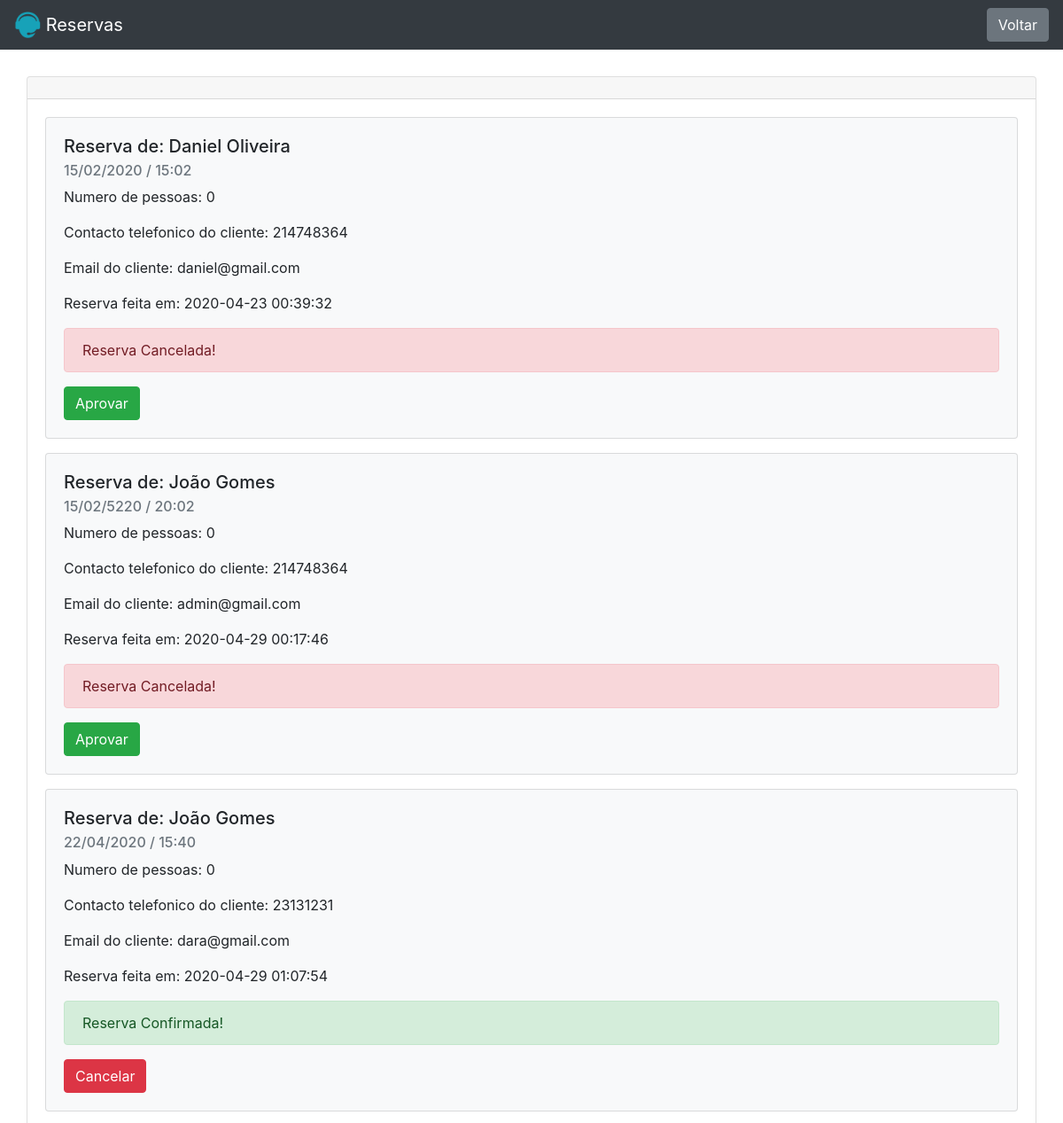
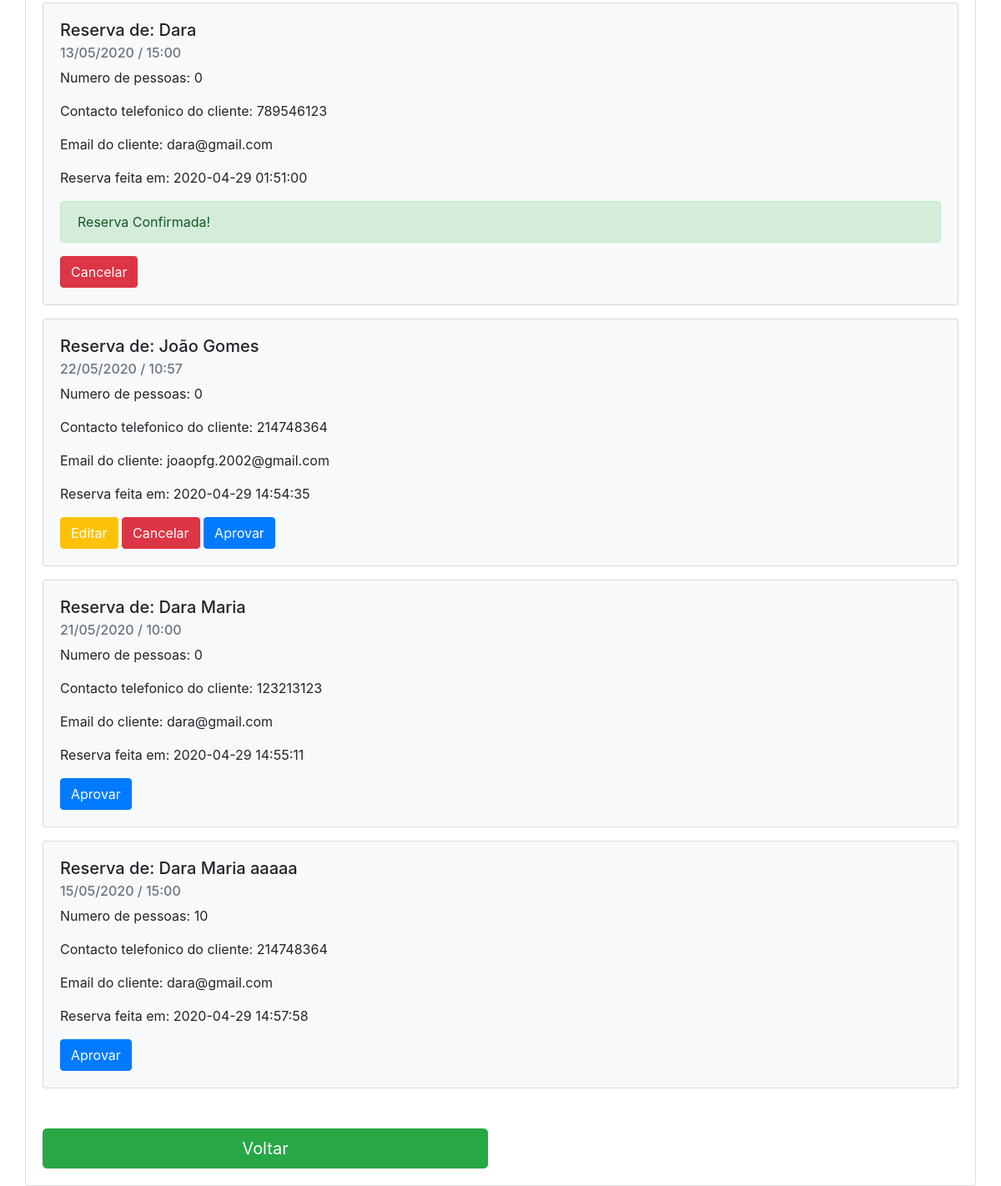
The page /reservar/consultar_reservas.php (signed in) on the database its author committed (2 pictures, top to bottom).
### tables this page shows
CREATE TABLE `reservas` (
  `id_reserva` int(11) NOT NULL,
  `id_client` int(11) NOT NULL,
  `client_name` varchar(50) NOT NULL,
  `number_pessoas` int(11) NOT NULL,
  `date_reserva` date NOT NULL,
  `time_reserva` time NOT NULL,
  `categoria` tinytext NOT NULL,
  `client_email` varchar(255) NOT NULL,
  `client_phone` varchar(9) NOT NULL,
  `observacoes` longtext NOT NULL,
  `created_at` timestamp NOT NULL DEFAULT current_timestamp(),
  `updated_at` timestamp NOT NULL DEFAULT current_timestamp() ON UPDATE current_timestamp(),
  `status` text NOT NULL DEFAULT 'pendente'
);

### includes/see_data_reservas.php (called while the page is built, shortened)
<?php
require 'db.inc.php';
if($_SESSION['userStatus'] == 'admin'){
    $sql = "SELECT id_reserva,id_client, client_name ,number_pessoas,DATE_FORMAT(date_reserva, '%d/%m/%Y') as date, DATE_FORMAT(time_reserva, '%H:%i') as time, categoria, client_email, client_phone, observacoes, created_at, updated_at, status FROM reservas";
    $result = mysqli_query( $conn, $sql);
}

### reservar/consultar_reservas.php (the view, shortened to what this page needs)
<html>
  <head>
    <link rel="stylesheet" href="https://maxcdn.bootstrapcdn.com/bootstrap/4.0.0/css/bootstrap.min.css">
  </head>
  <body>
  <?php include_once "navbar.php" ?>
  <?php include "../includes/see_data_reservas.php"?>
    <div class="container">
      <div class="row">
        <div class="card-consultar-chamado">
          <div class="card">
            <div class="card-header">
            </div>
            <div class="card-body">
                    <?php foreach($result as $row) : ?>
                      <div class="card mb-3 bg-light" >
                        <div class="card-body">
                          <h5 class="card-title">Reserva de: <?php echo $row['client_name']?></h5>
                          <h6 class="card-subtitle mb-2 text-muted"><?php echo $row['date']?> / <?php echo $row['time']?></h6>
                          <p class="card-text">Numero de pessoas: <?php echo $row['number_pessoas']?></p>
                          <p class="card-text">Contacto telefonico do cliente: <?php echo $row['client_phone']?></p>
                          <p class="card-text">Email do cliente: <?php echo $row['client_email']?></p>
                          <p class="card-text">Reserva feita em: <?php echo $row['created_at']?></p>
                          <?php if($row['id_client'] ==  $_SESSION['userId'] && $row['status'] == 'pendente'):?>
                          <a type="button" id="editar" class="btn btn-warning text-white card-link" href="editar_reserva.php?id=<?php echo $row['id_reserva'] ?>"> Editar</a>
                          <a type="button" id="delete-duvida-btn" name="delete-duvida-btn card-link" class="btn btn-danger text-white" href="../includes/delete_data_duvidas.php?delete=sim&id=<?php echo $row['id_reserva'] ?>">Cancelar</a>
                          <?php endif ?>
                          <?php if($_SESSION['userStatus'] ==  'admin' && $row['status'] == 'pendente'):?>
                            <a type="button" id="delete-duvida-btn" name="delete-duvida-btn card-link" class="btn btn-primary text-white" href="../includes/aprovar_reserva.php?aprovar=sim&id=<?php echo $row['id_reserva'] ?>">Aprovar</a>
                            <?php endif ?>
                            <?php if($row['status'] == 'cancelada'):?>
                            <div class="alert alert-danger" role="alert">
                             Reserva Cancelada!
                            </div>
                            <?php endif ?>
                            <?php if($row['status'] == 'aprovada'):?>
                            <div class="alert alert-success" role="alert">
                             Reserva Confirmada!
                            </div>
                            <?php endif ?>
                          <?php if($_SESSION['userStatus'] ==  'admin' && $row['status'] == 'aprovada'):?>
                            <a type="button" id="delete-duvida-btn" name="delete-duvida-btn card-link" class="btn btn-danger text-white" href="../includes/cancelar_reserva.php?cancelar=sim&id=<?php echo $row['id_reserva'] ?>">Cancelar</a>
                            <?php endif ?>
                            <?php if($_SESSION['userStatus'] ==  'admin' && $row['status'] == 'cancelada'):?>
                            <a type="button" id="delete-duvida-btn" name="delete-duvida-btn card-link" class="btn btn-success text-white" href="../includes/aprovar_reserva.php?aprovar=sim&id=<?php echo $row['id_reserva'] ?>">Aprovar</a>
                            <?php endif ?>
                        </div>
                      </div>
                      <?php endforeach ?>
              <div class="row mt-5">
                <div class="col-6">
                <a class="btn btn-lg btn-success btn-block" href="menu_reservas.php">Voltar</a>
                </div>
              </div>
            </div>
          </div>
        </div>
      </div>
    </div>
  </body>
</html>

### reservar/consultar_reservas.php (style rules this page uses)
.card-consultar-chamado { padding: 30px 0 0 0; width: 100%; margin: 0 auto; }

### rows shown on the page
reservas: client_name "Daniel Oliveira", date "15/02/2020", time "15:02", number_pessoas "0", client_phone "214748364", client_email "daniel@gmail.com", created_at "2020-04-23 00:39:32", status "Reserva Cancelada!"
reservas: client_name "João Gomes", date "15/02/5220", time "20:02", number_pessoas "0", client_phone "214748364", client_email "admin@gmail.com", created_at "2020-04-29 00:17:46", status "Reserva Cancelada!"
reservas: client_name "João Gomes", date "22/04/2020", time "15:40", number_pessoas "0", client_phone "23131231", client_email "dara@gmail.com", created_at "2020-04-29 01:07:54", status "Reserva Confirmada!"
reservas: client_name "Dara", date "13/05/2020", time "15:00", number_pessoas "0", client_phone "789546123", client_email "dara@gmail.com", created_at "2020-04-29 01:51:00", status "Reserva Confirmada!"
reservas: client_name "João Gomes", date "22/05/2020", time "10:57", number_pessoas "0", client_phone "214748364", client_email "joaopfg.2002@gmail.com", created_at "2020-04-29 14:54:35"
reservas: client_name "Dara Maria", date "21/05/2020", time "10:00", number_pessoas "0", client_phone "123213123", client_email "dara@gmail.com", created_at "2020-04-29 14:55:11"
reservas: client_name "Dara Maria aaaaa", date "15/05/2020", time "15:00", number_pessoas "10", client_phone "214748364", client_email "dara@gmail.com", created_at "2020-04-29 14:57:58"
